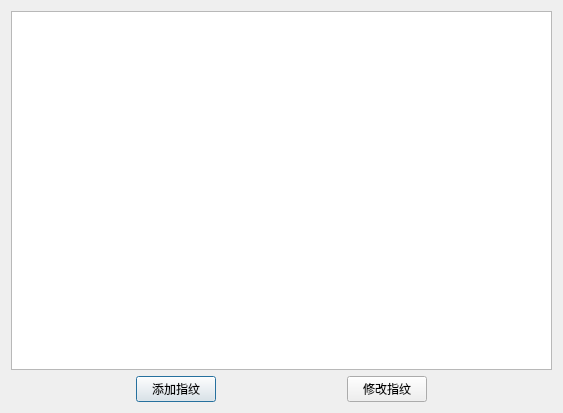
<?xml version="1.0" encoding="UTF-8"?>
<ui version="4.0">
 <class>Finger</class>
 <widget class="QDialog" name="Finger">
  <property name="geometry">
   <rect>
    <x>0</x>
    <y>0</y>
    <width>563</width>
    <height>413</height>
   </rect>
  </property>
  <property name="windowTitle">
   <string>Dialog</string>
  </property>
  <property name="windowIcon">
   <iconset resource="icon/icon.qrc">
    <normaloff>:/微信图片_20240728123250.png</normaloff>:/微信图片_20240728123250.png</iconset>
  </property>
  <layout class="QGridLayout" name="gridLayout">
   <item row="1" column="0">
    <spacer name="horizontalSpacer">
     <property name="orientation">
      <enum>Qt::Horizontal</enum>
     </property>
     <property name="sizeHint" stdset="0">
      <size>
       <width>121</width>
       <height>20</height>
      </size>
     </property>
    </spacer>
   </item>
   <item row="1" column="1">
    <widget class="QPushButton" name="pushButton">
     <property name="text">
      <string>添加指纹</string>
     </property>
    </widget>
   </item>
   <item row="1" column="2">
    <spacer name="horizontalSpacer_3">
     <property name="orientation">
      <enum>Qt::Horizontal</enum>
     </property>
     <property name="sizeHint" stdset="0">
      <size>
       <width>120</width>
       <height>20</height>
      </size>
     </property>
    </spacer>
   </item>
   <item row="1" column="3">
    <widget class="QPushButton" name="pushButton_2">
     <property name="text">
      <string>修改指纹</string>
     </property>
    </widget>
   </item>
   <item row="1" column="4">
    <spacer name="horizontalSpacer_2">
     <property name="orientation">
      <enum>Qt::Horizontal</enum>
     </property>
     <property name="sizeHint" stdset="0">
      <size>
       <width>121</width>
       <height>20</height>
      </size>
     </property>
    </spacer>
   </item>
   <item row="0" column="0" colspan="5">
    <widget class="QTableWidget" name="tableWidget"/>
   </item>
  </layout>
 </widget>
 <resources>
  <include location="icon/icon.qrc"/>
 </resources>
 <connections/>
</ui>
